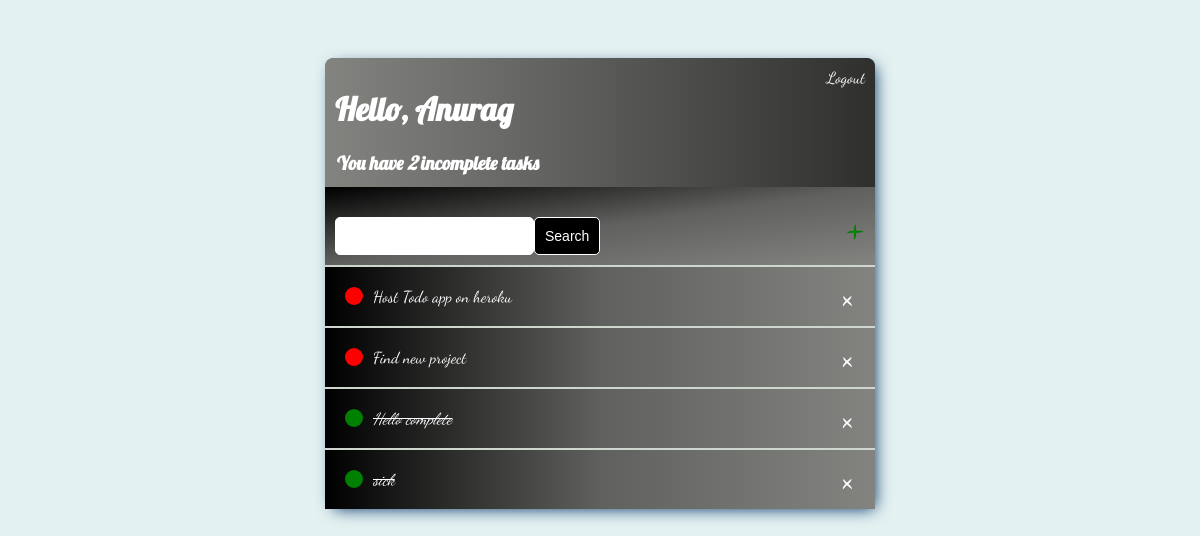
The app's page / (signed in) with its own data.
### base/models.py (models this page shows)
class Tasks(models.Model):
    user = models.ForeignKey(
        User, on_delete=models.CASCADE, null=True, blank=True)
    title = models.CharField(max_length=200)
    description = models.TextField(null=True, blank=True)
    complete = models.BooleanField(default=False)
    create = models.DateTimeField(auto_now_add=True)
    def __str__(self):
        return self.title
    class Meta:
        ordering = ['complete']

### base/views.py (the view)
# urls.py: path('', TaskList.as_view(), name='tasks'),
class TaskList(LoginRequiredMixin, ListView):
    model = Tasks
    context_object_name = 'tasks'
    def get_context_data(self, **kwargs):
        context = super().get_context_data(**kwargs)
        context['tasks'] = context['tasks'].filter(user=self.request.user)
        context['count'] = context['tasks'].filter(complete=False).count()
        search_input = self.request.GET.get('search-area') or ''
        if search_input:
            context['tasks'] = context['tasks'].filter(
                title__startswith=search_input)
            context['search_input'] = search_input
        return context

### base/templates/base/tasks_list.html
{% extends 'base/main.html' %}
{% block content %}
    <div class="header-bar">
        <div>
            <h1>Hello, {{request.user|title}}</h1>
            <h3 style="margin:2px">You have <i>{{count}} </i> incomplete task{{count|pluralize:"s"}}</h3>
        </div>
        {% if request.user.is_authenticated %}
            <a href="{% url 'logout' %}">Logout</a>
        {% else %}
            <a href="{% url 'login' %}">Login</a>
        {% endif %}
    </div>
    <div id="search-add-wrapper">
        <form method="GET" style="margin-top: 20px; display: flex;">
            <input type="text" name="search-area">
            <input class="button" type="submit" value="Search">
        </form>
        <a id="add-link" href="{% url 'task-create' %}">&#x2b;</a>
    </div>
    <div class="task-items-wrapper">
        {% for task in tasks %}
        <div class="task-wrapper">
            {% if task.complete %}
            <div class="task-title">
                <div class="task-complete-icon"></div>
                <i><s><a href="{% url 'task-update' task.id %}">{{task}}</a></s></i>
            </div>
            <a class="delete-link" href="{% url 'task-delete' task.id %}">&#215</a>
            {% else %}
            <div class="task-title">
                <div class="task-incomplete-icon"></div>
                <a href="{% url 'task-update' task.id %}">{{task}}</a>
            </div>
            <a class="delete-link" href="{% url 'task-delete' task.id %}">&#215</a>
            {% endif %}
        </div>
        {% empty %}
        <h3>No items in List....</h3>
        {% endfor %}
    </div>
{% endblock content %}

### base/templates/base/main.html (style rules this page uses)
body { background-color: #e3f1f1; color: white; font-family: 'Dancing Script', cursive; padding-top: 50px; }
h1, h2, h3, h4, h5, h6 { font-family: 'Lobster', cursive; }
a { color: white; }
.header-bar { display: flex; justify-content: space-between; padding: 10px; border-radius: 8px 8px 0 0; background: linear-gradient(90deg, #838380 0%, #60605E 43%, #2F2F2E 100%); }
.header-bar a { text-decoration: none; }
.task-wrapper { display: flex; align-items: center; justify-content: space-between; padding: 20px; border-top: 2px solid #CED6CE; background: linear-gradient(to right, black, #60605E , #838380); }
.task-title { display: flex; }
.task-title a { text-decoration: none; margin-left: 10px; }
.task-complete-icon { height: 18px; width: 18px; background-color: green; border-radius: 50%; }
.task-incomplete-icon { height: 18px; width: 18px; background-color: red; border-radius: 50%; }
.delete-link { text-decoration: none; font-weight: 900; color: white; font-size: 35px; line-height: 0; }
#search-add-wrapper { display: flex; justify-content: space-between; align-items: center; padding: 10px; background: linear-gradient(to bottom right, black, #60605E , #838380); }
#add-link { color: green; text-decoration: none; font-weight: 900; font-size: 42px; line-height: 0; }
input[type=text], input[type=password], textarea { border: 1px solid white; border-radius: 5px; padding: 10px; width: 90%; }
.button { border: 1px solid white; background-color: black; color: white; padding: 10px; font-size: 14px; border-radius: 5px; cursor: pointer; }

### records on screen
Tasks: title "Host Todo app on heroku"
Tasks: title "Find new project"
Tasks: title "Hello complete"
Tasks: title "sick"

### other values on screen
{{ request.user|title }} "Anurag"
{{ count }} "2"
